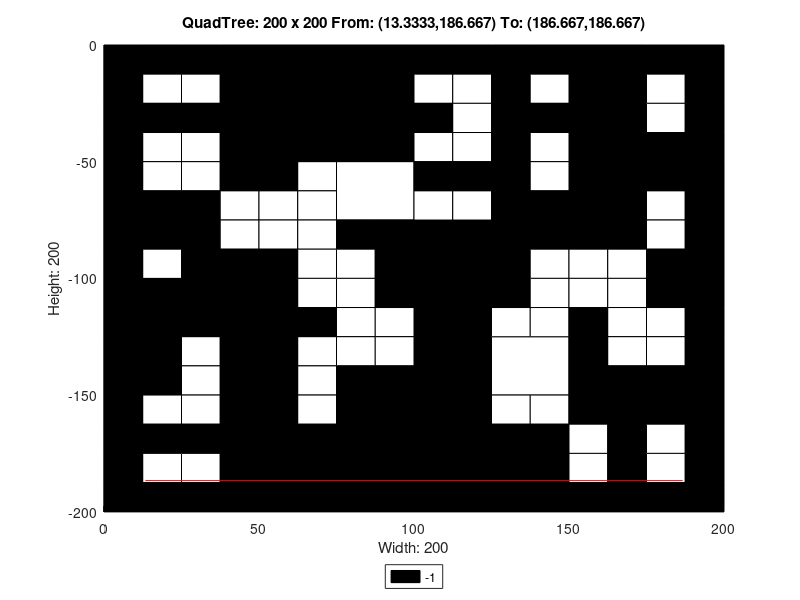

Write MATLAB code to recreate this figure.
axis([0 200 -200 0]);
title('QuadTree: 200 x 200 From: (13.3333,186.667) To: (186.667,186.667)');
xlabel('Width: 200');
ylabel('Height: 200');
rectangle('Position',[50 -50 50 50], 'FaceColor',[0 0 0]);
rectangle('Position',[75 -75 25 25], 'FaceColor',[1 1 1]);
rectangle('Position',[150 -25 25 25], 'FaceColor',[0 0 0]);
rectangle('Position',[150 -50 25 25], 'FaceColor',[0 0 0]);
rectangle('Position',[100 -100 25 25], 'FaceColor',[0 0 0]);
rectangle('Position',[150 -75 25 25], 'FaceColor',[0 0 0]);
rectangle('Position',[0 -125 25 25], 'FaceColor',[0 0 0]);
rectangle('Position',[25 -125 25 25], 'FaceColor',[0 0 0]);
rectangle('Position',[0 -150 25 25], 'FaceColor',[0 0 0]);
rectangle('Position',[75 -175 25 25], 'FaceColor',[0 0 0]);
rectangle('Position',[50 -200 25 25], 'FaceColor',[0 0 0]);
rectangle('Position',[75 -200 25 25], 'FaceColor',[0 0 0]);
rectangle('Position',[100 -125 25 25], 'FaceColor',[0 0 0]);
rectangle('Position',[100 -150 25 25], 'FaceColor',[0 0 0]);
rectangle('Position',[125 -150 25 25], 'FaceColor',[1 1 1]);
rectangle('Position',[100 -175 25 25], 'FaceColor',[0 0 0]);
rectangle('Position',[100 -200 25 25], 'FaceColor',[0 0 0]);
rectangle('Position',[125 -200 25 25], 'FaceColor',[0 0 0]);
rectangle('Position',[0 -12.5 12.5 12.5], 'FaceColor',[0 0 0]);
rectangle('Position',[12.5 -12.5 12.5 12.5], 'FaceColor',[0 0 0]);
rectangle('Position',[0 -25 12.5 12.5], 'FaceColor',[0 0 0]);
rectangle('Position',[12.5 -25 12.5 12.5], 'FaceColor',[1 1 1]);
rectangle('Position',[25 -12.5 12.5 12.5], 'FaceColor',[0 0 0]);
rectangle('Position',[37.5 -12.5 12.5 12.5], 'FaceColor',[0 0 0]);
rectangle('Position',[25 -25 12.5 12.5], 'FaceColor',[1 1 1]);
rectangle('Position',[37.5 -25 12.5 12.5], 'FaceColor',[0 0 0]);
rectangle('Position',[0 -37.5 12.5 12.5], 'FaceColor',[0 0 0]);
rectangle('Position',[12.5 -37.5 12.5 12.5], 'FaceColor',[0 0 0]);
rectangle('Position',[0 -50 12.5 12.5], 'FaceColor',[0 0 0]);
rectangle('Position',[12.5 -50 12.5 12.5], 'FaceColor',[1 1 1]);
rectangle('Position',[25 -37.5 12.5 12.5], 'FaceColor',[0 0 0]);
rectangle('Position',[37.5 -37.5 12.5 12.5], 'FaceColor',[0 0 0]);
rectangle('Position',[25 -50 12.5 12.5], 'FaceColor',[1 1 1]);
rectangle('Position',[37.5 -50 12.5 12.5], 'FaceColor',[0 0 0]);
rectangle('Position',[0 -62.5 12.5 12.5], 'FaceColor',[0 0 0]);
rectangle('Position',[12.5 -62.5 12.5 12.5], 'FaceColor',[1 1 1]);
rectangle('Position',[0 -75 12.5 12.5], 'FaceColor',[0 0 0]);
rectangle('Position',[12.5 -75 12.5 12.5], 'FaceColor',[0 0 0]);
rectangle('Position',[25 -62.5 12.5 12.5], 'FaceColor',[1 1 1]);
rectangle('Position',[37.5 -62.5 12.5 12.5], 'FaceColor',[0 0 0]);
rectangle('Position',[25 -75 12.5 12.5], 'FaceColor',[0 0 0]);
rectangle('Position',[37.5 -75 12.5 12.5], 'FaceColor',[1 1 1]);
rectangle('Position',[0 -87.5 12.5 12.5], 'FaceColor',[0 0 0]);
rectangle('Position',[12.5 -87.5 12.5 12.5], 'FaceColor',[0 0 0]);
rectangle('Position',[0 -100 12.5 12.5], 'FaceColor',[0 0 0]);
rectangle('Position',[12.5 -100 12.5 12.5], 'FaceColor',[1 1 1]);
rectangle('Position',[25 -87.5 12.5 12.5], 'FaceColor',[0 0 0]);
rectangle('Position',[37.5 -87.5 12.5 12.5], 'FaceColor',[1 1 1]);
rectangle('Position',[25 -100 12.5 12.5], 'FaceColor',[0 0 0]);
rectangle('Position',[37.5 -100 12.5 12.5], 'FaceColor',[0 0 0]);
rectangle('Position',[50 -62.5 12.5 12.5], 'FaceColor',[0 0 0]);
rectangle('Position',[62.5 -62.5 12.5 12.5], 'FaceColor',[1 1 1]);
rectangle('Position',[50 -75 12.5 12.5], 'FaceColor',[1 1 1]);
rectangle('Position',[62.5 -75 12.5 12.5], 'FaceColor',[1 1 1]);
rectangle('Position',[50 -87.5 12.5 12.5], 'FaceColor',[1 1 1]);
rectangle('Position',[62.5 -87.5 12.5 12.5], 'FaceColor',[1 1 1]);
rectangle('Position',[50 -100 12.5 12.5], 'FaceColor',[0 0 0]);
rectangle('Position',[62.5 -100 12.5 12.5], 'FaceColor',[1 1 1]);
rectangle('Position',[75 -87.5 12.5 12.5], 'FaceColor',[0 0 0]);
rectangle('Position',[87.5 -87.5 12.5 12.5], 'FaceColor',[0 0 0]);
rectangle('Position',[75 -100 12.5 12.5], 'FaceColor',[1 1 1]);
rectangle('Position',[87.5 -100 12.5 12.5], 'FaceColor',[0 0 0]);
rectangle('Position',[100 -12.5 12.5 12.5], 'FaceColor',[0 0 0]);
rectangle('Position',[112.5 -12.5 12.5 12.5], 'FaceColor',[0 0 0]);
rectangle('Position',[100 -25 12.5 12.5], 'FaceColor',[1 1 1]);
rectangle('Position',[112.5 -25 12.5 12.5], 'FaceColor',[1 1 1]);
rectangle('Position',[125 -12.5 12.5 12.5], 'FaceColor',[0 0 0]);
rectangle('Position',[137.5 -12.5 12.5 12.5], 'FaceColor',[0 0 0]);
rectangle('Position',[125 -25 12.5 12.5], 'FaceColor',[0 0 0]);
rectangle('Position',[137.5 -25 12.5 12.5], 'FaceColor',[1 1 1]);
rectangle('Position',[100 -37.5 12.5 12.5], 'FaceColor',[0 0 0]);
rectangle('Position',[112.5 -37.5 12.5 12.5], 'FaceColor',[1 1 1]);
rectangle('Position',[100 -50 12.5 12.5], 'FaceColor',[1 1 1]);
rectangle('Position',[112.5 -50 12.5 12.5], 'FaceColor',[1 1 1]);
rectangle('Position',[125 -37.5 12.5 12.5], 'FaceColor',[0 0 0]);
rectangle('Position',[137.5 -37.5 12.5 12.5], 'FaceColor',[0 0 0]);
rectangle('Position',[125 -50 12.5 12.5], 'FaceColor',[0 0 0]);
rectangle('Position',[137.5 -50 12.5 12.5], 'FaceColor',[1 1 1]);
rectangle('Position',[175 -12.5 12.5 12.5], 'FaceColor',[0 0 0]);
rectangle('Position',[187.5 -12.5 12.5 12.5], 'FaceColor',[0 0 0]);
rectangle('Position',[175 -25 12.5 12.5], 'FaceColor',[1 1 1]);
rectangle('Position',[187.5 -25 12.5 12.5], 'FaceColor',[0 0 0]);
rectangle('Position',[175 -37.5 12.5 12.5], 'FaceColor',[1 1 1]);
rectangle('Position',[187.5 -37.5 12.5 12.5], 'FaceColor',[0 0 0]);
rectangle('Position',[175 -50 12.5 12.5], 'FaceColor',[0 0 0]);
rectangle('Position',[187.5 -50 12.5 12.5], 'FaceColor',[0 0 0]);
rectangle('Position',[100 -62.5 12.5 12.5], 'FaceColor',[0 0 0]);
rectangle('Position',[112.5 -62.5 12.5 12.5], 'FaceColor',[0 0 0]);
rectangle('Position',[100 -75 12.5 12.5], 'FaceColor',[1 1 1]);
rectangle('Position',[112.5 -75 12.5 12.5], 'FaceColor',[1 1 1]);
rectangle('Position',[125 -62.5 12.5 12.5], 'FaceColor',[0 0 0]);
rectangle('Position',[137.5 -62.5 12.5 12.5], 'FaceColor',[1 1 1]);
rectangle('Position',[125 -75 12.5 12.5], 'FaceColor',[0 0 0]);
rectangle('Position',[137.5 -75 12.5 12.5], 'FaceColor',[0 0 0]);
rectangle('Position',[125 -87.5 12.5 12.5], 'FaceColor',[0 0 0]);
rectangle('Position',[137.5 -87.5 12.5 12.5], 'FaceColor',[0 0 0]);
rectangle('Position',[125 -100 12.5 12.5], 'FaceColor',[0 0 0]);
rectangle('Position',[137.5 -100 12.5 12.5], 'FaceColor',[1 1 1]);
rectangle('Position',[175 -62.5 12.5 12.5], 'FaceColor',[0 0 0]);
rectangle('Position',[187.5 -62.5 12.5 12.5], 'FaceColor',[0 0 0]);
rectangle('Position',[175 -75 12.5 12.5], 'FaceColor',[1 1 1]);
rectangle('Position',[187.5 -75 12.5 12.5], 'FaceColor',[0 0 0]);
rectangle('Position',[150 -87.5 12.5 12.5], 'FaceColor',[0 0 0]);
rectangle('Position',[162.5 -87.5 12.5 12.5], 'FaceColor',[0 0 0]);
rectangle('Position',[150 -100 12.5 12.5], 'FaceColor',[1 1 1]);
rectangle('Position',[162.5 -100 12.5 12.5], 'FaceColor',[1 1 1]);
rectangle('Position',[175 -87.5 12.5 12.5], 'FaceColor',[1 1 1]);
rectangle('Position',[187.5 -87.5 12.5 12.5], 'FaceColor',[0 0 0]);
rectangle('Position',[175 -100 12.5 12.5], 'FaceColor',[0 0 0]);
rectangle('Position',[187.5 -100 12.5 12.5], 'FaceColor',[0 0 0]);
rectangle('Position',[25 -137.5 12.5 12.5], 'FaceColor',[1 1 1]);
rectangle('Position',[37.5 -137.5 12.5 12.5], 'FaceColor',[0 0 0]);
rectangle('Position',[25 -150 12.5 12.5], 'FaceColor',[1 1 1]);
rectangle('Position',[37.5 -150 12.5 12.5], 'FaceColor',[0 0 0]);
rectangle('Position',[50 -112.5 12.5 12.5], 'FaceColor',[0 0 0]);
rectangle('Position',[62.5 -112.5 12.5 12.5], 'FaceColor',[1 1 1]);
rectangle('Position',[50 -125 12.5 12.5], 'FaceColor',[0 0 0]);
rectangle('Position',[62.5 -125 12.5 12.5], 'FaceColor',[0 0 0]);
rectangle('Position',[75 -112.5 12.5 12.5], 'FaceColor',[1 1 1]);
rectangle('Position',[87.5 -112.5 12.5 12.5], 'FaceColor',[0 0 0]);
rectangle('Position',[75 -125 12.5 12.5], 'FaceColor',[1 1 1]);
rectangle('Position',[87.5 -125 12.5 12.5], 'FaceColor',[1 1 1]);
rectangle('Position',[50 -137.5 12.5 12.5], 'FaceColor',[0 0 0]);
rectangle('Position',[62.5 -137.5 12.5 12.5], 'FaceColor',[1 1 1]);
rectangle('Position',[50 -150 12.5 12.5], 'FaceColor',[0 0 0]);
rectangle('Position',[62.5 -150 12.5 12.5], 'FaceColor',[1 1 1]);
rectangle('Position',[75 -137.5 12.5 12.5], 'FaceColor',[1 1 1]);
rectangle('Position',[87.5 -137.5 12.5 12.5], 'FaceColor',[1 1 1]);
rectangle('Position',[75 -150 12.5 12.5], 'FaceColor',[0 0 0]);
rectangle('Position',[87.5 -150 12.5 12.5], 'FaceColor',[0 0 0]);
rectangle('Position',[0 -162.5 12.5 12.5], 'FaceColor',[0 0 0]);
rectangle('Position',[12.5 -162.5 12.5 12.5], 'FaceColor',[1 1 1]);
rectangle('Position',[0 -175 12.5 12.5], 'FaceColor',[0 0 0]);
rectangle('Position',[12.5 -175 12.5 12.5], 'FaceColor',[0 0 0]);
rectangle('Position',[25 -162.5 12.5 12.5], 'FaceColor',[1 1 1]);
rectangle('Position',[37.5 -162.5 12.5 12.5], 'FaceColor',[0 0 0]);
rectangle('Position',[25 -175 12.5 12.5], 'FaceColor',[0 0 0]);
rectangle('Position',[37.5 -175 12.5 12.5], 'FaceColor',[0 0 0]);
rectangle('Position',[0 -187.5 12.5 12.5], 'FaceColor',[0 0 0]);
rectangle('Position',[12.5 -187.5 12.5 12.5], 'FaceColor',[1 1 1]);
rectangle('Position',[0 -200 12.5 12.5], 'FaceColor',[0 0 0]);
rectangle('Position',[12.5 -200 12.5 12.5], 'FaceColor',[0 0 0]);
rectangle('Position',[25 -187.5 12.5 12.5], 'FaceColor',[1 1 1]);
rectangle('Position',[37.5 -187.5 12.5 12.5], 'FaceColor',[0 0 0]);
rectangle('Position',[25 -200 12.5 12.5], 'FaceColor',[0 0 0]);
rectangle('Position',[37.5 -200 12.5 12.5], 'FaceColor',[0 0 0]);
rectangle('Position',[50 -162.5 12.5 12.5], 'FaceColor',[0 0 0]);
rectangle('Position',[62.5 -162.5 12.5 12.5], 'FaceColor',[1 1 1]);
rectangle('Position',[50 -175 12.5 12.5], 'FaceColor',[0 0 0]);
rectangle('Position',[62.5 -175 12.5 12.5], 'FaceColor',[0 0 0]);
rectangle('Position',[125 -112.5 12.5 12.5], 'FaceColor',[0 0 0]);
rectangle('Position',[137.5 -112.5 12.5 12.5], 'FaceColor',[1 1 1]);
rectangle('Position',[125 -125 12.5 12.5], 'FaceColor',[1 1 1]);
rectangle('Position',[137.5 -125 12.5 12.5], 'FaceColor',[1 1 1]);
rectangle('Position',[150 -112.5 12.5 12.5], 'FaceColor',[1 1 1]);
rectangle('Position',[162.5 -112.5 12.5 12.5], 'FaceColor',[1 1 1]);
rectangle('Position',[150 -125 12.5 12.5], 'FaceColor',[0 0 0]);
rectangle('Position',[162.5 -125 12.5 12.5], 'FaceColor',[1 1 1]);
rectangle('Position',[175 -112.5 12.5 12.5], 'FaceColor',[0 0 0]);
rectangle('Position',[187.5 -112.5 12.5 12.5], 'FaceColor',[0 0 0]);
rectangle('Position',[175 -125 12.5 12.5], 'FaceColor',[1 1 1]);
rectangle('Position',[187.5 -125 12.5 12.5], 'FaceColor',[0 0 0]);
rectangle('Position',[150 -137.5 12.5 12.5], 'FaceColor',[0 0 0]);
rectangle('Position',[162.5 -137.5 12.5 12.5], 'FaceColor',[1 1 1]);
rectangle('Position',[150 -150 12.5 12.5], 'FaceColor',[0 0 0]);
rectangle('Position',[162.5 -150 12.5 12.5], 'FaceColor',[0 0 0]);
rectangle('Position',[175 -137.5 12.5 12.5], 'FaceColor',[1 1 1]);
rectangle('Position',[187.5 -137.5 12.5 12.5], 'FaceColor',[0 0 0]);
rectangle('Position',[175 -150 12.5 12.5], 'FaceColor',[0 0 0]);
rectangle('Position',[187.5 -150 12.5 12.5], 'FaceColor',[0 0 0]);
rectangle('Position',[125 -162.5 12.5 12.5], 'FaceColor',[1 1 1]);
rectangle('Position',[137.5 -162.5 12.5 12.5], 'FaceColor',[1 1 1]);
rectangle('Position',[125 -175 12.5 12.5], 'FaceColor',[0 0 0]);
rectangle('Position',[137.5 -175 12.5 12.5], 'FaceColor',[0 0 0]);
rectangle('Position',[150 -162.5 12.5 12.5], 'FaceColor',[0 0 0]);
rectangle('Position',[162.5 -162.5 12.5 12.5], 'FaceColor',[0 0 0]);
rectangle('Position',[150 -175 12.5 12.5], 'FaceColor',[1 1 1]);
rectangle('Position',[162.5 -175 12.5 12.5], 'FaceColor',[0 0 0]);
rectangle('Position',[175 -162.5 12.5 12.5], 'FaceColor',[0 0 0]);
rectangle('Position',[187.5 -162.5 12.5 12.5], 'FaceColor',[0 0 0]);
rectangle('Position',[175 -175 12.5 12.5], 'FaceColor',[1 1 1]);
rectangle('Position',[187.5 -175 12.5 12.5], 'FaceColor',[0 0 0]);
rectangle('Position',[150 -187.5 12.5 12.5], 'FaceColor',[1 1 1]);
rectangle('Position',[162.5 -187.5 12.5 12.5], 'FaceColor',[0 0 0]);
rectangle('Position',[150 -200 12.5 12.5], 'FaceColor',[0 0 0]);
rectangle('Position',[162.5 -200 12.5 12.5], 'FaceColor',[0 0 0]);
rectangle('Position',[175 -187.5 12.5 12.5], 'FaceColor',[1 1 1]);
rectangle('Position',[187.5 -187.5 12.5 12.5], 'FaceColor',[0 0 0]);
rectangle('Position',[175 -200 12.5 12.5], 'FaceColor',[0 0 0]);
rectangle('Position',[187.5 -200 12.5 12.5], 'FaceColor',[0 0 0]);
X=[186.667,13.3333];
Y=[-186.667,-186.667];
hold on;
plot(X,Y,'r');
legend('-1','Location','southoutside');
